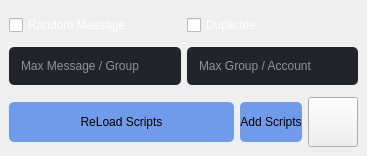
                       <widget class="QWidget" name="page">
                        <layout class="QVBoxLayout" name="verticalLayout_42">
                         <property name="leftMargin">
                          <number>0</number>
                         </property>
                         <property name="topMargin">
                          <number>0</number>
                         </property>
                         <property name="rightMargin">
                          <number>0</number>
                         </property>
                         <property name="bottomMargin">
                          <number>0</number>
                         </property>
                         <item>
                          <widget class="QWidget" name="widget_24" native="true">
                           <layout class="QVBoxLayout" name="verticalLayout_51">
                            <property name="leftMargin">
                             <number>0</number>
                            </property>
                            <property name="topMargin">
                             <number>0</number>
                            </property>
                            <property name="rightMargin">
                             <number>0</number>
                            </property>
                            <property name="bottomMargin">
                             <number>0</number>
                            </property>
                           </layout>
                          </widget>
                         </item>
                         <item alignment="Qt::AlignBottom">
                          <widget class="QWidget" name="widget_25" native="true">
                           <layout class="QVBoxLayout" name="verticalLayout_44">
                            <item alignment="Qt::AlignBottom">
                             <widget class="QWidget" name="widget_27" native="true">
                              <property name="styleSheet">
                               <string notr="true">color: rgb(255, 255, 255);</string>
                              </property>
                              <layout class="QHBoxLayout" name="horizontalLayout_49">
                               <property name="leftMargin">
                                <number>0</number>
                               </property>
                               <property name="topMargin">
                                <number>0</number>
                               </property>
                               <property name="rightMargin">
                                <number>0</number>
                               </property>
                               <property name="bottomMargin">
                                <number>0</number>
                               </property>
                               <item>
                                <widget class="QCheckBox" name="checkBox_13">
                                 <property name="text">
                                  <string>Random Massage</string>
                                 </property>
                                </widget>
                               </item>
                               <item>
                                <widget class="QCheckBox" name="checkBox_14">
                                 <property name="text">
                                  <string>Duplicate</string>
                                 </property>
                                </widget>
                               </item>
                              </layout>
                             </widget>
                            </item>
                            <item>
                             <widget class="QWidget" name="widget_28" native="true">
                              <property name="minimumSize">
                               <size>
                                <width>0</width>
                                <height>50</height>
                               </size>
                              </property>
                              <layout class="QHBoxLayout" name="horizontalLayout_50">
                               <property name="leftMargin">
                                <number>0</number>
                               </property>
                               <property name="topMargin">
                                <number>0</number>
                               </property>
                               <property name="rightMargin">
                                <number>0</number>
                               </property>
                               <property name="bottomMargin">
                                <number>0</number>
                               </property>
                               <item>
                                <widget class="QLineEdit" name="lineEdit_28">
                                 <property name="minimumSize">
                                  <size>
                                   <width>0</width>
                                   <height>38</height>
                                  </size>
                                 </property>
                                 <property name="styleSheet">
                                  <string notr="true">
QLineEdit {
background-color: rgb(33, 37, 43);
font: 9pt &quot;Alata&quot;;
color: rgb(255, 255, 255);
	border-radius: 5px;

	padding-left: 10px;
}
QLineEdit:hover {
	border: 2px solid rgb(64, 71, 88);
}
QLineEdit:focus {
	border: 2px solid rgb(91, 101, 124);
}</string>
                                 </property>
                                 <property name="placeholderText">
                                  <string>Max Message / Group</string>
                                 </property>
                                </widget>
                               </item>
                               <item>
                                <widget class="QLineEdit" name="lineEdit_27">
                                 <property name="minimumSize">
                                  <size>
                                   <width>0</width>
                                   <height>38</height>
                                  </size>
                                 </property>
                                 <property name="styleSheet">
                                  <string notr="true">
QLineEdit {
background-color: rgb(33, 37, 43);
font: 9pt &quot;Alata&quot;;
color: rgb(255, 255, 255);
	border-radius: 5px;

	padding-left: 10px;
}
QLineEdit:hover {
	border: 2px solid rgb(64, 71, 88);
}
QLineEdit:focus {
	border: 2px solid rgb(91, 101, 124);
}</string>
                                 </property>
                                 <property name="placeholderText">
                                  <string>Max Group / Account</string>
                                 </property>
                                </widget>
                               </item>
                              </layout>
                             </widget>
                            </item>
                            <item alignment="Qt::AlignBottom">
                             <widget class="QWidget" name="widget_26" native="true">
                              <property name="minimumSize">
                               <size>
                                <width>0</width>
                                <height>50</height>
                               </size>
                              </property>
                              <layout class="QHBoxLayout" name="horizontalLayout_48">
                               <property name="leftMargin">
                                <number>0</number>
                               </property>
                               <property name="topMargin">
                                <number>0</number>
                               </property>
                               <property name="rightMargin">
                                <number>0</number>
                               </property>
                               <property name="bottomMargin">
                                <number>0</number>
                               </property>
                               <item>
                                <widget class="QPushButton" name="pushButton_46">
                                 <property name="minimumSize">
                                  <size>
                                   <width>225</width>
                                   <height>40</height>
                                  </size>
                                 </property>
                                 <property name="styleSheet">
                                  <string notr="true">QPushButton:pressed {
font: 10pt &quot;Alata&quot;;
    background-color: qlineargradient(spread:pad, x1:0, y1:0, x2:0, y2:1,   stop:0 rgba(60, 186, 162, 255), stop:1 rgba(98, 211, 162, 255))
}
QPushButton {
   
	background-color: rgb(111, 155, 234);
     border-radius: 5px;
}

QPushButton:disabled {
    background-color: rgb(170, 170, 127)
}</string>
                                 </property>
                                 <property name="text">
                                  <string>ReLoad Scripts</string>
                                 </property>
                                </widget>
                               </item>
                               <item>
                                <widget class="QPushButton" name="pushButton_47">
                                 <property name="minimumSize">
                                  <size>
                                   <width>0</width>
                                   <height>40</height>
                                  </size>
                                 </property>
                                 <property name="styleSheet">
                                  <string notr="true">QPushButton:pressed {
font: 10pt &quot;Alata&quot;;
    background-color: qlineargradient(spread:pad, x1:0, y1:0, x2:0, y2:1,   stop:0 rgba(60, 186, 162, 255), stop:1 rgba(98, 211, 162, 255))
}
QPushButton {
   
	background-color: rgb(111, 155, 234);
     border-radius: 5px;
}

QPushButton:disabled {
    background-color: rgb(170, 170, 127)
}</string>
                                 </property>
                                 <property name="text">
                                  <string>Add Scripts</string>
                                 </property>
                                </widget>
                               </item>
                               <item>
                                <widget class="QPushButton" name="pushButton_28">
                                 <property name="minimumSize">
                                  <size>
                                   <width>50</width>
                                   <height>50</height>
                                  </size>
                                 </property>
                                 <property name="maximumSize">
                                  <size>
                                   <width>50</width>
                                   <height>50</height>
                                  </size>
                                 </property>
                                 <property name="text">
                                  <string/>
                                 </property>
                                 <property name="icon">
                                  <iconset resource="res.qrc">
                                   <normaloff>:/16x16/Assets/icon_16x16/exchange.png</normaloff>:/16x16/Assets/icon_16x16/exchange.png</iconset>
                                 </property>
                                 <property name="iconSize">
                                  <size>
                                   <width>50</width>
                                   <height>50</height>
                                  </size>
                                 </property>
                                </widget>
                               </item>
                              </layout>
                             </widget>
                            </item>
                           </layout>
                          </widget>
                         </item>
                        </layout>
                       </widget>
